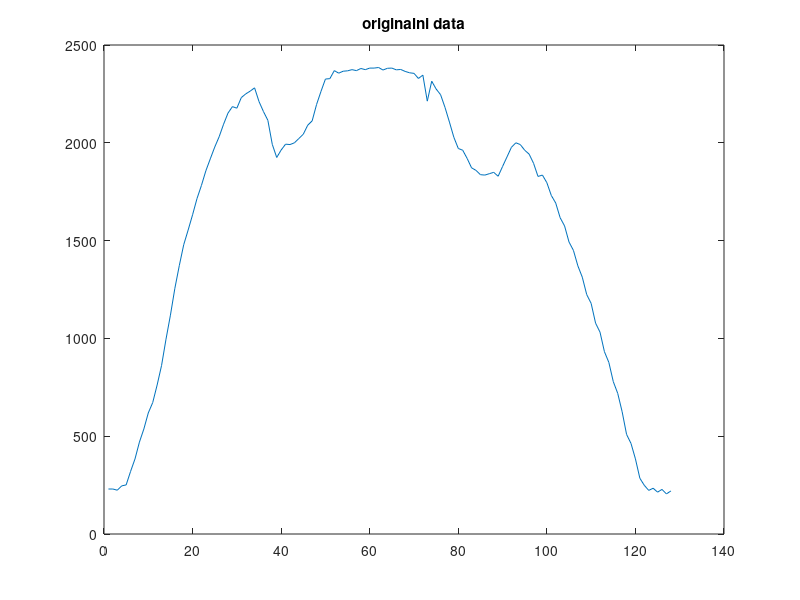

Recreate this plot in MATLAB. (Note: this script raises an error after producing the figure.)
clear all;
close all;

% data z kamery pri nasmerovani na papir s dvema carami.
% vzdalenost od papiru priblizne 25cm
% vzdalenost mezi caramy 10cm
a1 = [230,230,224,246,251,320,384,470,537,619,672,762,862,996,1119,1256,1372,1479,1554,1632,1715,1782,1857,1918,1978,2031,2095,2152,2185,2177,2231,2250,2264,2281,2211,2160,2115,1992,1925,1963,1993,1991,2000,2022,2044,2090,2112,2196,2263,2326,2328,2369,2356,2366,2368,2374,2369,2380,2374,2382,2382,2385,2372,2381,2382,2373,2375,2365,2358,2355,2329,2346,2213,2315,2275,2246,2181,2106,2028,1971,1962,1920,1872,1859,1837,1835,1842,1849,1829,1879,1928,1977,2000,1991,1962,1942,1895,1828,1835,1796,1731,1692,1617,1575,1493,1450,1371,1313,1224,1179,1078,1032,932,877,779,719,625,509,463,384,285,249,223,234,214,228,205,220];

figure;
plot(a1)
title('originalni data')

% Oseknuti
a1 = camera_fix(a1,'cut')

figure;
plot(a1)
title('oseknuta data')